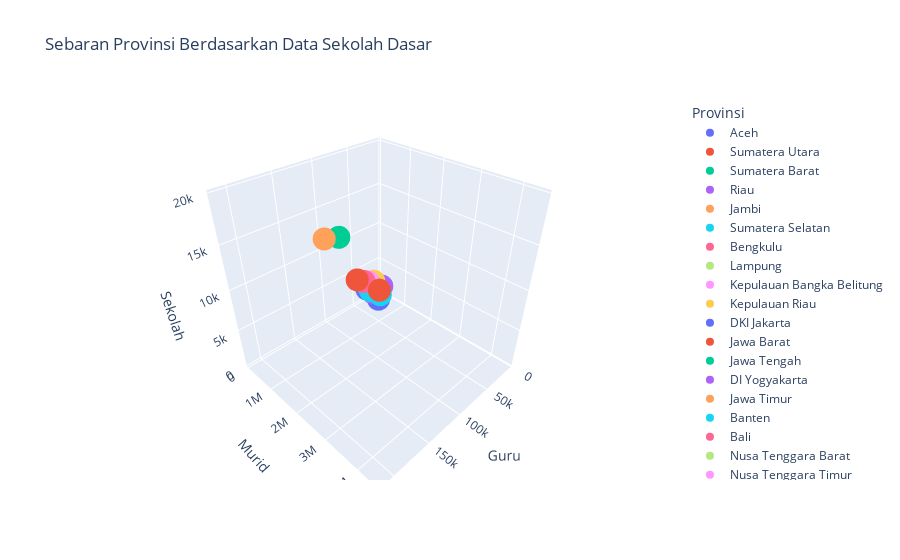

Notebook code cell kept with this figure:
### Code cell
figure = plotly_express.scatter_3d(df,
                 x='Guru', y='Murid',
                 z='Sekolah', color="Provinsi",
                 title="Sebaran Provinsi Berdasarkan Data Sekolah Dasar")
 
figure.update_layout(showlegend=True)
 
figure.show()

### Figure 1 — Plotly figure (JSON) as saved in the notebook; plotly's stock layout.template omitted (floating-point values rounded to 4 significant figures)
{"data": [{"hovertemplate": "Provinsi=Aceh<br>Guru=%{x}<br>Murid=%{y}<br>Sekolah=%{z}<extra></extra>", "legendgroup": "Aceh", "marker": {"color": "#636efa", "symbol": "circle"}, "mode": "markers", "name": "Aceh", "scene": "scene", "showlegend": true, "type": "scatter3d", "x": [48541], "y": [486958], "z": [3529]}, {"hovertemplate": "Provinsi=Sumatera Utara<br>Guru=%{x}<br>Murid=%{y}<br>Sekolah=%{z}<extra></extra>", "legendgroup": "Sumatera Utara", "marker": {"color": "#EF553B", "symbol": "circle"}, "mode": "markers", "name": "Sumatera Utara", "scene": "scene", "showlegend": true, "type": "scatter3d", "x": [109585], "y": [1548652], "z": [9782]}, {"hovertemplate": "Provinsi=Sumatera Barat<br>Guru=%{x}<br>Murid=%{y}<br>Sekolah=%{z}<extra></extra>", "legendgroup": "Sumatera Barat", "marker": {"color": "#00cc96", "symbol": "circle"}, "mode": "markers", "name": "Sumatera Barat", "scene": "scene", "showlegend": true, "type": "scatter3d", "x": [46833], "y": [597218], "z": [4260]}, {"hovertemplate": "Provinsi=Riau<br>Guru=%{x}<br>Murid=%{y}<br>Sekolah=%{z}<extra></extra>", "legendgroup": "Riau", "marker": {"color": "#ab63fa", "symbol": "circle"}, "mode": "markers", "name": "Riau", "scene": "scene", "showlegend": true, "type": "scatter3d", "x": [51378], "y": [773526], "z": [3791]}, {"hovertemplate": "Provinsi=Jambi<br>Guru=%{x}<br>Murid=%{y}<br>Sekolah=%{z}<extra></extra>", "legendgroup": "Jambi", "marker": {"color": "#FFA15A", "symbol": "circle"}, "mode": "markers", "name": "Jambi", "scene": "scene", "showlegend": true, "type": "scatter3d", "x": [27161], "y": [368694], "z": [2463]}, {"hovertemplate": "Provinsi=Sumatera Selatan<br>Guru=%{x}<br>Murid=%{y}<br>Sekolah=%{z}<extra></extra>", "legendgroup": "Sumatera Selatan", "marker": {"color": "#19d3f3", "symbol": "circle"}, "mode": "markers", "name": "Sumatera Selatan", "scene": "scene", "showlegend": true, "type": "scatter3d", "x": [59861], "y": [882534], "z": [4696]}, {"hovertemplate": "Provinsi=Bengkulu<br>Guru=%{x}<br>Murid=%{y}<br>Sekolah=%{z}<extra></extra>", "legendgroup": "Bengkulu", "marker": {"color": "#FF6692", "symbol": "circle"}, "mode": "markers", "name": "Bengkulu", "scene": "scene", "showlegend": true, "type": "scatter3d", "x": [16035], "y": [194381], "z": [1398]}, {"hovertemplate": "Provinsi=Lampung<br>Guru=%{x}<br>Murid=%{y}<br>Sekolah=%{z}<extra></extra>", "legendgroup": "Lampung", "marker": {"color": "#B6E880", "symbol": "circle"}, "mode": "markers", "name": "Lampung", "scene": "scene", "showlegend": true, "type": "scatter3d", "x": [57711], "y": [799619], "z": [4732]}, {"hovertemplate": "Provinsi=Kepulauan Bangka Belitung<br>Guru=%{x}<br>Murid=%{y}<br>Sekolah=%{z}<extra></extra>", "legendgroup": "Kepulauan Bangka Belitung", "marker": {"color": "#FF97FF", "symbol": "circle"}, "mode": "markers", "name": "Kepulauan Bangka Belitung", "scene": "scene", "showlegend": true, "type": "scatter3d", "x": [9678], "y": [162722], "z": [832]}, {"hovertemplate": "Provinsi=Kepulauan Riau<br>Guru=%{x}<br>Murid=%{y}<br>Sekolah=%{z}<extra></extra>", "legendgroup": "Kepulauan Riau", "marker": {"color": "#FECB52", "symbol": "circle"}, "mode": "markers", "name": "Kepulauan Riau", "scene": "scene", "showlegend": true, "type": "scatter3d", "x": [14033], "y": [225575], "z": [973]}, {"hovertemplate": "Provinsi=DKI Jakarta<br>Guru=%{x}<br>Murid=%{y}<br>Sekolah=%{z}<extra></extra>", "legendgroup": "DKI Jakarta", "marker": {"color": "#636efa", "symbol": "circle"}, "mode": "markers", "name": "DKI Jakarta", "scene": "scene", "showlegend": true, "type": "scatter3d", "x": [40344], "y": [765090], "z": [2239]}, {"hovertemplate": "Provinsi=Jawa Barat<br>Guru=%{x}<br>Murid=%{y}<br>Sekolah=%{z}<extra></extra>", "legendgroup": "Jawa Barat", "marker": {"color": "#EF553B", "symbol": "circle"}, "mode": "markers", "name": "Jawa Barat", "scene": "scene", "showlegend": true, "type": "scatter3d", "x": [212849], "y": [4450934], "z": [19659]}, {"hovertemplate": "Provinsi=Jawa Tengah<br>Guru=%{x}<br>Murid=%{y}<br>Sekolah=%{z}<extra></extra>", "legendgroup": "Jawa Tengah", "marker": {"color": "#00cc96", "symbol": "circle"}, "mode": "markers", "name": "Jawa Tengah", "scene": "scene", "showlegend": true, "type": "scatter3d", "x": [173671], "y": [2631174], "z": [18760]}, {"hovertemplate": "Provinsi=DI Yogyakarta<br>Guru=%{x}<br>Murid=%{y}<br>Sekolah=%{z}<extra></extra>", "legendgroup": "DI Yogyakarta", "marker": {"color": "#ab63fa", "symbol": "circle"}, "mode": "markers", "name": "DI Yogyakarta", "scene": "scene", "showlegend": true, "type": "scatter3d", "x": [20455], "y": [274438], "z": [1848]}, {"hovertemplate": "Provinsi=Jawa Timur<br>Guru=%{x}<br>Murid=%{y}<br>Sekolah=%{z}<extra></extra>", "legendgroup": "Jawa Timur", "marker": {"color": "#FFA15A", "symbol": "circle"}, "mode": "markers", "name": "Jawa Timur", "scene": "scene", "showlegend": true, "type": "scatter3d", "x": [186798], "y": [2579913], "z": [19007]}, {"hovertemplate": "Provinsi=Banten<br>Guru=%{x}<br>Murid=%{y}<br>Sekolah=%{z}<extra></extra>", "legendgroup": "Banten", "marker": {"color": "#19d3f3", "symbol": "circle"}, "mode": "markers", "name": "Banten", "scene": "scene", "showlegend": true, "type": "scatter3d", "x": [56887], "y": [1185883], "z": [4634]}, {"hovertemplate": "Provinsi=Bali<br>Guru=%{x}<br>Murid=%{y}<br>Sekolah=%{z}<extra></extra>", "legendgroup": "Bali", "marker": {"color": "#FF6692", "symbol": "circle"}, "mode": "markers", "name": "Bali", "scene": "scene", "showlegend": true, "type": "scatter3d", "x": [25719], "y": [382864], "z": [2416]}, {"hovertemplate": "Provinsi=Nusa Tenggara Barat<br>Guru=%{x}<br>Murid=%{y}<br>Sekolah=%{z}<extra></extra>", "legendgroup": "Nusa Tenggara Barat", "marker": {"color": "#B6E880", "symbol": "circle"}, "mode": "markers", "name": "Nusa Tenggara Barat", "scene": "scene", "showlegend": true, "type": "scatter3d", "x": [42159], "y": [509469], "z": [3309]}, {"hovertemplate": "Provinsi=Nusa Tenggara Timur<br>Guru=%{x}<br>Murid=%{y}<br>Sekolah=%{z}<extra></extra>", "legendgroup": "Nusa Tenggara Timur", "marker": {"color": "#FF97FF", "symbol": "circle"}, "mode": "markers", "name": "Nusa Tenggara Timur", "scene": "scene", "showlegend": true, "type": "scatter3d", "x": [54285], "y": [669225], "z": [5203]}, {"hovertemplate": "Provinsi=Kalimantan Barat<br>Guru=%{x}<br>Murid=%{y}<br>Sekolah=%{z}<extra></extra>", "legendgroup": "Kalimantan Barat", "marker": {"color": "#FECB52", "symbol": "circle"}, "mode": "markers", "name": "Kalimantan Barat", "scene": "scene", "showlegend": true, "type": "scatter3d", "x": [39540], "y": [565648], "z": [4438]}, {"hovertemplate": "Provinsi=Kalimantan Tengah<br>Guru=%{x}<br>Murid=%{y}<br>Sekolah=%{z}<extra></extra>", "legendgroup": "Kalimantan Tengah", "marker": {"color": "#636efa", "symbol": "circle"}, "mode": "markers", "name": "Kalimantan Tengah", "scene": "scene", "showlegend": true, "type": "scatter3d", "x": [25485], "y": [275040], "z": [2648]}, {"hovertemplate": "Provinsi=Kalimantan Selatan<br>Guru=%{x}<br>Murid=%{y}<br>Sekolah=%{z}<extra></extra>", "legendgroup": "Kalimantan Selatan", "marker": {"color": "#EF553B", "symbol": "circle"}, "mode": "markers", "name": "Kalimantan Selatan", "scene": "scene", "showlegend": true, "type": "scatter3d", "x": [30182], "y": [356919], "z": [2915]}, {"hovertemplate": "Provinsi=Kalimantan Timur<br>Guru=%{x}<br>Murid=%{y}<br>Sekolah=%{z}<extra></extra>", "legendgroup": "Kalimantan Timur", "marker": {"color": "#00cc96", "symbol": "circle"}, "mode": "markers", "name": "Kalimantan Timur", "scene": "scene", "showlegend": true, "type": "scatter3d", "x": [26112], "y": [412229], "z": [1919]}, {"hovertemplate": "Provinsi=Kalimantan Utara<br>Guru=%{x}<br>Murid=%{y}<br>Sekolah=%{z}<extra></extra>", "legendgroup": "Kalimantan Utara", "marker": {"color": "#ab63fa", "symbol": "circle"}, "mode": "markers", "name": "Kalimantan Utara", "scene": "scene", "showlegend": true, "type": "scatter3d", "x": [6095], "y": [78529], "z": [485]}, {"hovertemplate": "Provinsi=Sulawesi Utara<br>Guru=%{x}<br>Murid=%{y}<br>Sekolah=%{z}<extra></extra>", "legendgroup": "Sulawesi Utara", "marker": {"color": "#FFA15A", "symbol": "circle"}, "mode": "markers", "name": "Sulawesi Utara", "scene": "scene", "showlegend": true, "type": "scatter3d", "x": [18795], "y": [215237], "z": [2203]}, {"hovertemplate": "Provinsi=Sulawesi Tengah<br>Guru=%{x}<br>Murid=%{y}<br>Sekolah=%{z}<extra></extra>", "legendgroup": "Sulawesi Tengah", "marker": {"color": "#19d3f3", "symbol": "circle"}, "mode": "markers", "name": "Sulawesi Tengah", "scene": "scene", "showlegend": true, "type": "scatter3d", "x": [27175], "y": [307722], "z": [2926]}, {"hovertemplate": "Provinsi=Sulawesi Selatan<br>Guru=%{x}<br>Murid=%{y}<br>Sekolah=%{z}<extra></extra>", "legendgroup": "Sulawesi Selatan", "marker": {"color": "#FF6692", "symbol": "circle"}, "mode": "markers", "name": "Sulawesi Selatan", "scene": "scene", "showlegend": true, "type": "scatter3d", "x": [70404], "y": [880177], "z": [6438]}, {"hovertemplate": "Provinsi=Sulawesi Tenggara<br>Guru=%{x}<br>Murid=%{y}<br>Sekolah=%{z}<extra></extra>", "legendgroup": "Sulawesi Tenggara", "marker": {"color": "#B6E880", "symbol": "circle"}, "mode": "markers", "name": "Sulawesi Tenggara", "scene": "scene", "showlegend": true, "type": "scatter3d", "x": [25567], "y": [291723], "z": [2345]}, {"hovertemplate": "Provinsi=Gorontalo<br>Guru=%{x}<br>Murid=%{y}<br>Sekolah=%{z}<extra></extra>", "legendgroup": "Gorontalo", "marker": {"color": "#FF97FF", "symbol": "circle"}, "mode": "markers", "name": "Gorontalo", "scene": "scene", "showlegend": true, "type": "scatter3d", "x": [8392], "y": [108142], "z": [928]}, {"hovertemplate": "Provinsi=Sulawesi Barat<br>Guru=%{x}<br>Murid=%{y}<br>Sekolah=%{z}<extra></extra>", "legendgroup": "Sulawesi Barat", "marker": {"color": "#FECB52", "symbol": "circle"}, "mode": "markers", "name": "Sulawesi Barat", "scene": "scene", "showlegend": true, "type": "scatter3d", "x": [13755], "y": [143993], "z": [1326]}, {"hovertemplate": "Provinsi=Maluku<br>Guru=%{x}<br>Murid=%{y}<br>Sekolah=%{z}<extra></extra>", "legendgroup": "Maluku", "marker": {"color": "#636efa", "symbol": "circle"}, "mode": "markers", "name": "Maluku", "scene": "scene", "showlegend": true, "type": "scatter3d", "x": [17969], "y": [207996], "z": [1812]}, {"hovertemplate": "Provinsi=Maluku Utara<br>Guru=%{x}<br>Murid=%{y}<br>Sekolah=%{z}<extra></extra>", "legendgroup": "Maluku Utara", "marker": {"color": "#EF553B", "symbol": "circle"}, "mode": "markers", "name": "Maluku Utara", "scene": "scene", "showlegend": true, "type": "scatter3d", "x": [12037], "y": [140564], "z": [1315]}, {"hovertemplate": "Provinsi=Papua Barat<br>Guru=%{x}<br>Murid=%{y}<br>Sekolah=%{z}<extra></extra>", "legendgroup": "Papua Barat", "marker": {"color": "#00cc96", "symbol": "circle"}, "mode": "markers", "name": "Papua Barat", "scene": "scene", "showlegend": true, "type": "scatter3d", "x": [9791], "y": [131171], "z": [1104]}, {"hovertemplate": "Provinsi=Papua<br>Guru=%{x}<br>Murid=%{y}<br>Sekolah=%{z}<extra></extra>", "legendgroup": "Papua", "marker": {"color": "#ab63fa", "symbol": "circle"}, "mode": "markers", "name": "Papua", "scene": "scene", "showlegend": true, "type": "scatter3d", "x": [20227], "y": [472552], "z": [2642]}], "layout": {"legend": {"title": {"text": "Provinsi"}, "tracegroupgap": 0}, "scene": {"domain": {"x": [0, 1], "y": [0, 1]}, "xaxis": {"title": {"text": "Guru"}}, "yaxis": {"title": {"text": "Murid"}}, "zaxis": {"title": {"text": "Sekolah"}}}, "showlegend": true, "title": {"text": "Sebaran Provinsi Berdasarkan Data Sekolah Dasar"}}}
